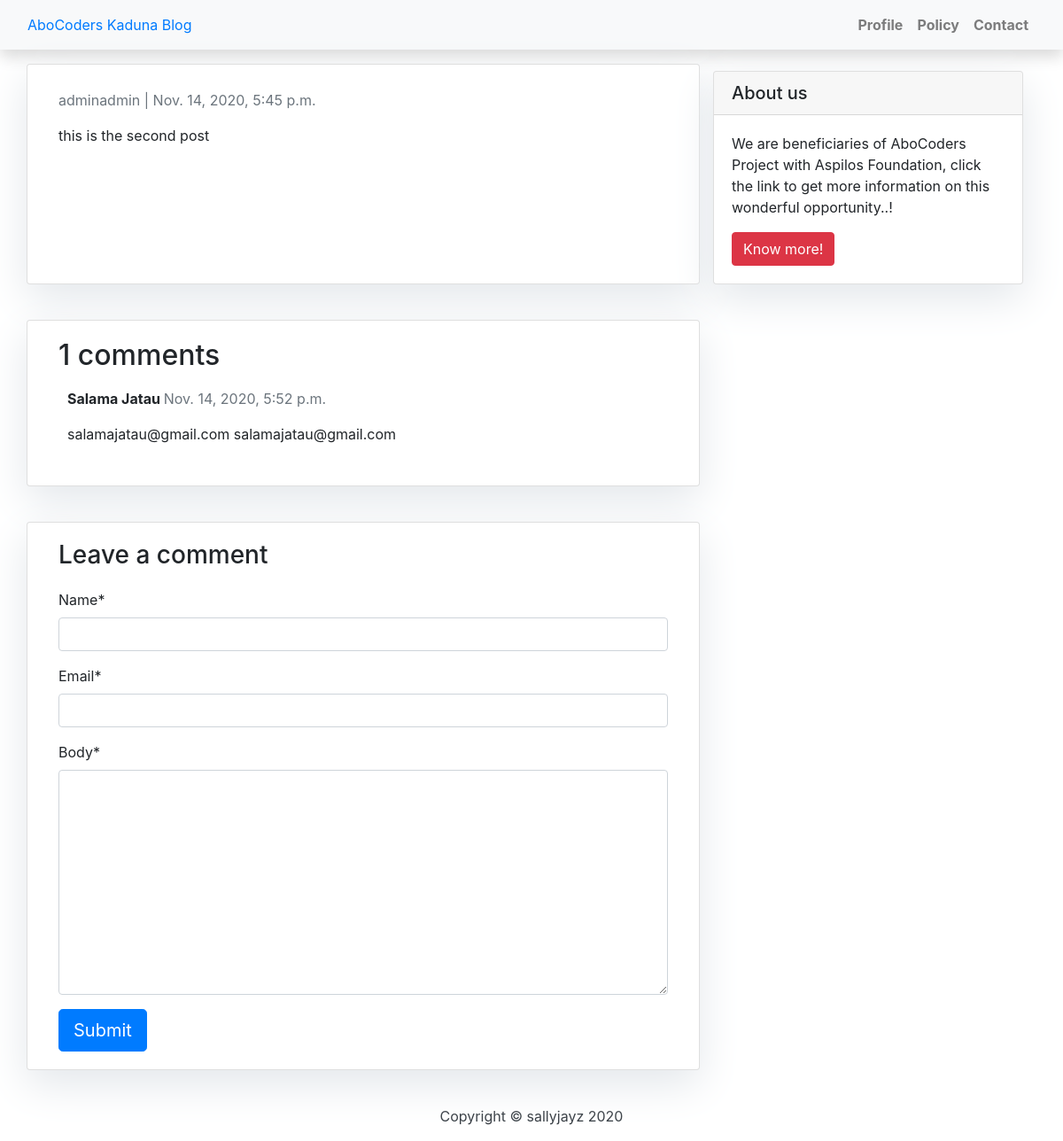
The app's page /second-post/ with its own data.
### blog/models.py (models this page shows, shortened)
class Post(models.Model):
    title = models.CharField(max_length=200, unique=True)
    slug = models.SlugField(max_length=200, unique=True)
    author = models.ForeignKey(User, on_delete=models.CASCADE, related_name='blog_posts')
    updated_on = models.DateTimeField(auto_now=True)
    content = models.TextField()
    created_on = models.DateTimeField(auto_now_add=True)
    status = models.IntegerField(choices=STATUS, default=0)
    class Meta:
        ordering = ['-created_on']

class Comment(models.Model):
    post = models.ForeignKey(Post, on_delete=models.CASCADE, related_name='comments')
    name = models.CharField(max_length=80)
    email = models.EmailField()
    body = models.TextField()
    created_on = models.DateTimeField(auto_now_add=True)
    active = models.BooleanField(default=False)
    class Meta:
        ordering = ['created_on']

### blog/views.py (the view)
# urls.py: path('<slug:slug>/', views.post_detail, name='post_detail'),
def post_detail(request, slug):
    template_name = 'post_detail.html'
    post = get_object_or_404(Post, slug=slug)
    comments = post.comments.filter(active=True)
    new_comment = None
    if request.method == 'POST':
        comment_form = CommentForm(data=request.POST)
        if comment_form.is_valid():
            new_comment = comment_form.save(commit=False)
            new_comment.post = post
            new_comment.save()
    else:
        comment_form = CommentForm()
    return render(request, template_name, {'post': post,
                                           'comments': comments,
                                           'new_comment': new_comment,
                                           'comment_form': comment_form}, )

### blog/forms.py
class CommentForm(forms.ModelForm):
    class Meta:
        model = Comment
        fields = ('name', 'email', 'body')

### templates/post_detail.html (shortened to what this page needs)
{% extends 'base.html' %}
{% block content %}
{% load crispy_forms_tags %}
    <div class="container">
        <div class="row">
            <div class="col-md-8 card mb-4 mt-3 left top">
                <div class="card-body">
                    <p class="text-muted">{{ post.author }} | {{ post.created_on }}</p>
                    <p class="card-text">{{ post.content | safe}}</p>
                </div>
            </div>
            {% block sidebar %} {% include 'sidebar.html' %} {% endblock sidebar %}
            <div class="col-md-8 card mb-4 mt-3">
                <div class="card-body">
                    <h2>{{ comments.count }} comments</h2>
                    {% for comment in comments %}
                    <div class="comments" style="padding: 10px">
                        <p class="font-weight-bold">
                            {{ comment.name }}
                            <span class="text-muted font-weight-normal">
                                {{ comment.created_on }}
                            </span>
                        </p>
                        {{ comment.body | linebreaks }}
                    </div>
                    {% endfor %}
                </div>
            </div>
            <div class="col-md-8 card mb-4 mt-3">
                <div class="card-body">
                    {% if new_comment %}
                    <div class="alert alert-success" role="alert">
                        Your comment is awaiting moderation
                    </div>
                    {% else %}
                    <h3>Leave a comment</h3>
                    <form method="post" style="margin-top: 1.3em;">
                        {{ comment_form | crispy }}
                        <button type="submit" class="btn btn-primary btn-lg">Submit</button>
                    </form>
                    {% endif %}
                </div>
            </div>
        </div>
    </div>
{% endblock content %}

### static/css/base.css (style rules this page uses)
body { font-family: "Roboto", sans-serif; font-size: 17px; background-color: #fdfdfd; }

### templates/sidebar.html (style rules this page uses)
.card { box-shadow: 0 16px 48px #E3E7EB; }

### records on screen
Post: author "adminadmin", created_on "Nov. 14, 2020, 5:45 p.m.", content "this is the second post"
Comment: name "Salama Jatau", created_on "Nov. 14, 2020, 5:52 p.m.", body "salamajatau@gmail.com salamajatau@gmail.com"

### other values on screen
{{ comments.count }} "1"
